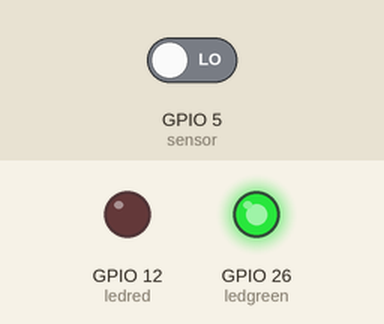
Simulated run of this sketch. Board: ESP32. On the bench: output pins drawn as LEDs (lit = HIGH). The test bench sets the inputs (shaded band); at power-on: GPIO 5 (sensor) LOW.

Above: at 1.2 s.
1.3 s: GPIO 5 (sensor) driven HIGH
At 2.3 s:
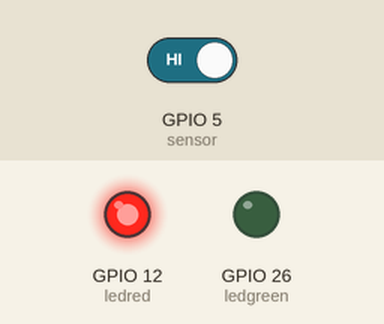
2.8 s: GPIO 5 (sensor) driven LOW
At 3.4 s:
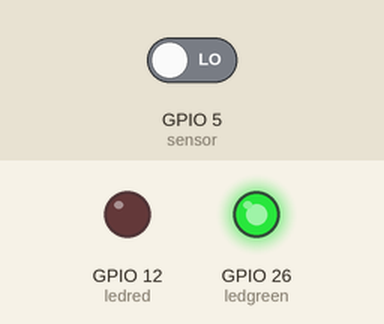
Timing chart, 0 to 5.8 s (numbered marks = the images above; inputs shaded):
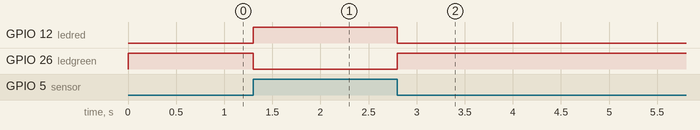

The sketch:

Door-Sensor.ino
```cpp
int ledgreen = 26; //Door Closed Status
int ledred = 12; // Door Open Status
int sensor = 5; // Door sensor connected to Pin 6 in Arduino

void setup()
{
  pinMode(ledgreen, OUTPUT);
  pinMode(ledred, OUTPUT);
  pinMode(sensor, INPUT);
  Serial.begin(9600);
}

void loop()
{
  if (digitalRead(sensor) == HIGH)
  {
    digitalWrite(ledgreen, LOW);
    digitalWrite(ledred, HIGH);
    //Serial.println("Your Door is Closed");
  }
  else
  {
    digitalWrite(ledgreen, HIGH);
    digitalWrite(ledred, LOW);
    //Serial.println("Your Door is Open");
  }
  delay(100);
}
```

Measured:
- after the input at 1.3 s, GPIO 12 (ledred): LOW → HIGH at once; GPIO 26 (ledgreen): HIGH → LOW at once
- after the input at 2.8 s, GPIO 12 (ledred): HIGH → LOW at once; GPIO 26 (ledgreen): LOW → HIGH at once
